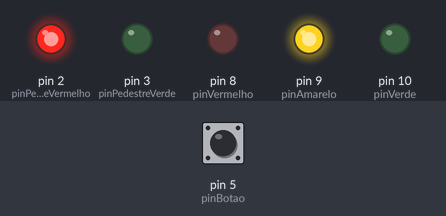
A sketch run on a simulated Arduino Uno, built with avr-gcc and run on an emulated ATmega328P. Shown: output pins drawn as LEDs (lit = HIGH). The inputs (shaded band) are chosen by the test bench; at power-on: pin 5 (pinBotao) LOW.

Above: at 8.1 s.
At 15.25 s:
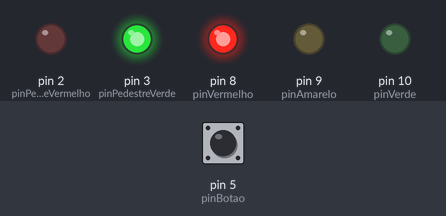
15.3 s: pin 5 (pinBotao) pulled HIGH for 3 s
At 16.6 s:
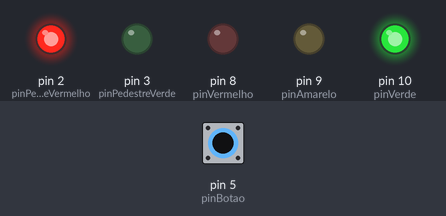
Timing chart, 0 to 29.5 s (numbered marks = the images above; inputs shaded):
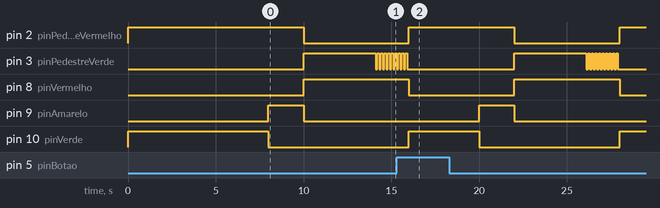

The sketch:

semaforo.pedestre.ino
```cpp
#define pinVerde 10
#define pinAmarelo 9
#define pinVermelho 8
#define pinBotao 5
#define pinPedestreVerde 3
#define pinPedestreVermelho 2

int fase;
int i;

void setup() {
  pinMode(pinVerde,OUTPUT);
  pinMode(pinAmarelo,OUTPUT);
  pinMode(pinVermelho,OUTPUT);
  pinMode(pinBotao,INPUT);
  pinMode(pinPedestreVerde,OUTPUT);
  pinMode(pinPedestreVermelho,OUTPUT);

  fase = 1 ;
}

void loop() {
  if(fase == 1){
    digitalWrite(pinVerde,HIGH);
    digitalWrite(pinAmarelo,LOW);
    digitalWrite(pinVermelho,LOW);
    digitalWrite(pinPedestreVerde,LOW);
    digitalWrite(pinPedestreVermelho,HIGH);
    delay(2000);
    if(digitalRead(pinBotao) == HIGH){
      delay(2000);
    }
    else{
      delay(6000);
    }
    fase++;
  }
  if(fase == 2){
    digitalWrite(pinVerde,LOW);
    digitalWrite(pinAmarelo,HIGH);
    digitalWrite(pinVermelho,LOW);
    digitalWrite(pinPedestreVerde,LOW);
    digitalWrite(pinPedestreVermelho,HIGH);
    delay(2000);
    fase++;
  }
  if(fase == 3){
    digitalWrite(pinVerde,LOW);
    digitalWrite(pinAmarelo,LOW);
    digitalWrite(pinVermelho,HIGH);
    digitalWrite(pinPedestreVerde,HIGH);
    digitalWrite(pinPedestreVermelho,LOW);
    delay(4000);
    fase++;
  }
  if(fase == 4){
    digitalWrite(pinVerde,LOW);
    digitalWrite(pinAmarelo,LOW);
    digitalWrite(pinVermelho,HIGH);
    digitalWrite(pinPedestreVermelho,LOW);
    for(i=0;i<10;i++){
      digitalWrite(pinPedestreVerde,HIGH);
      delay(100);
      digitalWrite(pinPedestreVerde,LOW);
      delay(100);
    }
    fase = 1;
  }
}
```
